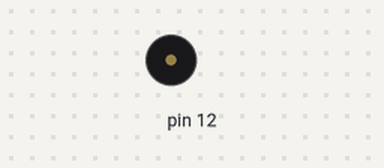
Bench run of a sketch on a simulated Arduino Uno, built with avr-gcc and run on an emulated ATmega328P. Parts: buzzer (waves = sounding).

Above: at 0.6 s.
Timing chart, 0 to 3.1 s (numbered marks = the images above):
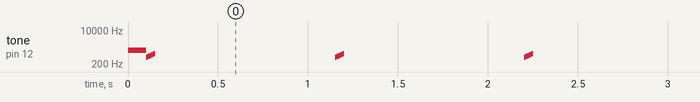

The sketch:

Buzzer_Passive.ino
```cpp
// Global Variable
int notes[5] = {440, 494, 523, 587, 659};

void setup() {
  pinMode(12, OUTPUT);

  tone(12, 1000); // 1000 hz
  delay(100);
}

void loop() {
  tone(12, 440); // A4
  delay(10);

  tone(12, 494); // B4
  delay(10);

  tone(12, 523); // C4
  delay(10);

  tone(12, 587); // D4
  delay(10);

  tone(12, 659); // E4
  delay(10);

  noTone(12);
  delay(1000);

  for (int i=0; i<5; i++) {
    tone(12, notes[i]);
    delay(10);
    notes[i] = notes[i] + 100;
  }

  noTone(12);
  delay(1000);
}
```

Measured:
- by itself, tone on pin 12: plays 1000 Hz for 0.10 s, 440 Hz for 0.01 s, 494 Hz for 0.01 s, 523 Hz for 0.01 s, 587 Hz for 0.01 s, 659 Hz for 0.01 s … (621 notes in this stretch)
